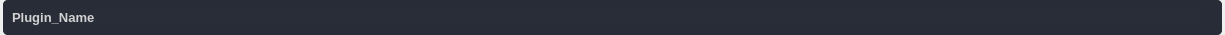
<?xml version="1.0" encoding="UTF-8"?>
<ui version="4.0">
 <class>listWidgetItem_plugin</class>
 <widget class="QWidget" name="listWidgetItem_plugin">
  <property name="geometry">
   <rect>
    <x>0</x>
    <y>0</y>
    <width>1225</width>
    <height>35</height>
   </rect>
  </property>
  <property name="windowTitle">
   <string>Form</string>
  </property>
  <property name="styleSheet">
   <string notr="true"/>
  </property>
  <layout class="QVBoxLayout" name="verticalLayout">
   <property name="spacing">
    <number>3</number>
   </property>
   <property name="leftMargin">
    <number>3</number>
   </property>
   <property name="topMargin">
    <number>0</number>
   </property>
   <property name="rightMargin">
    <number>3</number>
   </property>
   <property name="bottomMargin">
    <number>0</number>
   </property>
   <item>
    <widget class="QFrame" name="frame_plugin">
     <property name="minimumSize">
      <size>
       <width>0</width>
       <height>0</height>
      </size>
     </property>
     <property name="maximumSize">
      <size>
       <width>16777215</width>
       <height>16777215</height>
      </size>
     </property>
     <property name="styleSheet">
      <string notr="true">background-color: rgb(41, 45, 56);
border-radius: 5px;
color: rgb(210, 210, 210);
</string>
     </property>
     <property name="frameShape">
      <enum>QFrame::NoFrame</enum>
     </property>
     <property name="frameShadow">
      <enum>QFrame::Raised</enum>
     </property>
     <layout class="QVBoxLayout" name="verticalLayout_13" stretch="0">
      <property name="spacing">
       <number>0</number>
      </property>
      <property name="leftMargin">
       <number>0</number>
      </property>
      <property name="topMargin">
       <number>0</number>
      </property>
      <property name="rightMargin">
       <number>0</number>
      </property>
      <property name="bottomMargin">
       <number>0</number>
      </property>
      <item>
       <widget class="QFrame" name="frame_plugin_name">
        <property name="enabled">
         <bool>true</bool>
        </property>
        <property name="maximumSize">
         <size>
          <width>16777215</width>
          <height>35</height>
         </size>
        </property>
        <property name="cursor">
         <cursorShape>ArrowCursor</cursorShape>
        </property>
        <property name="styleSheet">
         <string notr="true">QFrame {
	border: transparent;
	background-color: rgb(39, 44, 54);
}
QFrame:disabled {
	background-color: rgb(60, 60, 60);
}</string>
        </property>
        <property name="frameShape">
         <enum>QFrame::StyledPanel</enum>
        </property>
        <property name="frameShadow">
         <enum>QFrame::Raised</enum>
        </property>
        <layout class="QHBoxLayout" name="horizontalLayout">
         <property name="leftMargin">
          <number>9</number>
         </property>
         <property name="topMargin">
          <number>9</number>
         </property>
         <property name="rightMargin">
          <number>9</number>
         </property>
         <property name="bottomMargin">
          <number>9</number>
         </property>
         <item>
          <widget class="QPushButton" name="label_plugin_name">
           <property name="enabled">
            <bool>true</bool>
           </property>
           <property name="sizePolicy">
            <sizepolicy hsizetype="Expanding" vsizetype="Preferred">
             <horstretch>0</horstretch>
             <verstretch>0</verstretch>
            </sizepolicy>
           </property>
           <property name="maximumSize">
            <size>
             <width>16777215</width>
             <height>16777215</height>
            </size>
           </property>
           <property name="font">
            <font>
             <pointsize>10</pointsize>
             <bold>true</bold>
            </font>
           </property>
           <property name="styleSheet">
            <string notr="true">QPushButton{
	text-align: left
}
QPushButton:hover {
	color: rgb(32, 178, 170);
	font-size: 10pt;
	font-weight: bold;
}
QPushButton:disabled {
	background-color: rgb(60, 60, 60);
}</string>
           </property>
           <property name="text">
            <string>Plugin_Name</string>
           </property>
           <property name="icon">
            <iconset resource="resources.qrc">
             <normaloff>:/icons/icons/power_18dp_E8EAED.svg</normaloff>:/icons/icons/power_18dp_E8EAED.svg</iconset>
           </property>
          </widget>
         </item>
         <item alignment="Qt::AlignRight">
          <widget class="QLabel" name="label_plugin_notes">
           <property name="font">
            <font>
             <pointsize>10</pointsize>
             <bold>true</bold>
            </font>
           </property>
           <property name="styleSheet">
            <string notr="true">color: rgb(32, 178, 170);</string>
           </property>
           <property name="text">
            <string/>
           </property>
           <property name="textInteractionFlags">
            <set>Qt::LinksAccessibleByMouse|Qt::TextSelectableByKeyboard|Qt::TextSelectableByMouse</set>
           </property>
          </widget>
         </item>
        </layout>
       </widget>
      </item>
     </layout>
    </widget>
   </item>
  </layout>
 </widget>
 <resources>
  <include location="resources.qrc"/>
 </resources>
 <connections/>
</ui>
